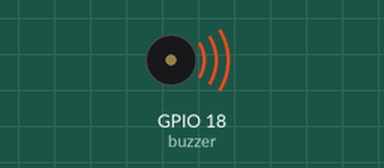
Recording of a program running on a simulated Raspberry Pi (BCM pin numbers). On the bench: buzzer (waves = sounding). At 1.9 s the program stops and its outputs stay as they are.

Above: at 0.1 s.
At 2.0 s:
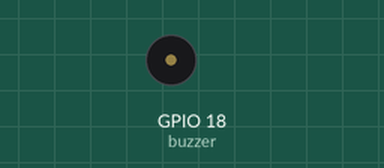
Timing chart, 0 to 3.4 s (numbered marks = the images above):
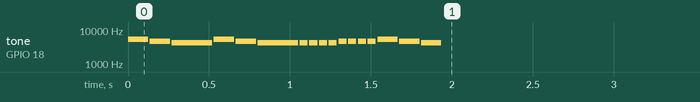

Measured:
- by itself, tone on GPIO 18 (buzzer): plays 5280 Hz for 0.13 s, 4704 Hz for 0.13 s, 4176 Hz for 0.25 s, 5280 Hz for 0.13 s, 4704 Hz for 0.13 s, 4176 Hz for 0.25 s … (17 notes in this stretch)

The program:

Sound_test.py
```python
import RPi.GPIO as GPIO
import time
GPIO.setmode(GPIO.BCM)
buzzer=18
GPIO.setup(buzzer, GPIO.OUT)

p=GPIO.PWM(buzzer,261)

def play_note(freq, duration):
    p.ChangeFrequency(freq)
    p.start(50)
    time.sleep(duration)
    p.stop()

C=261

D=294

E=330

song=[(E,.25),(D,.25),(C,.5),(E,.25),(D,.25),(C,.5),(C,0.1),(C,0.1),(C,0.1),(C,0.1),(D,0.1),(D,0.1),(D,0.1),(D,0.1),(E,.25),(D,.25),(C,.25)]

for note in song:
        play_note(note[0]*16,note[1]/2)
        time.sleep(.01)
```
